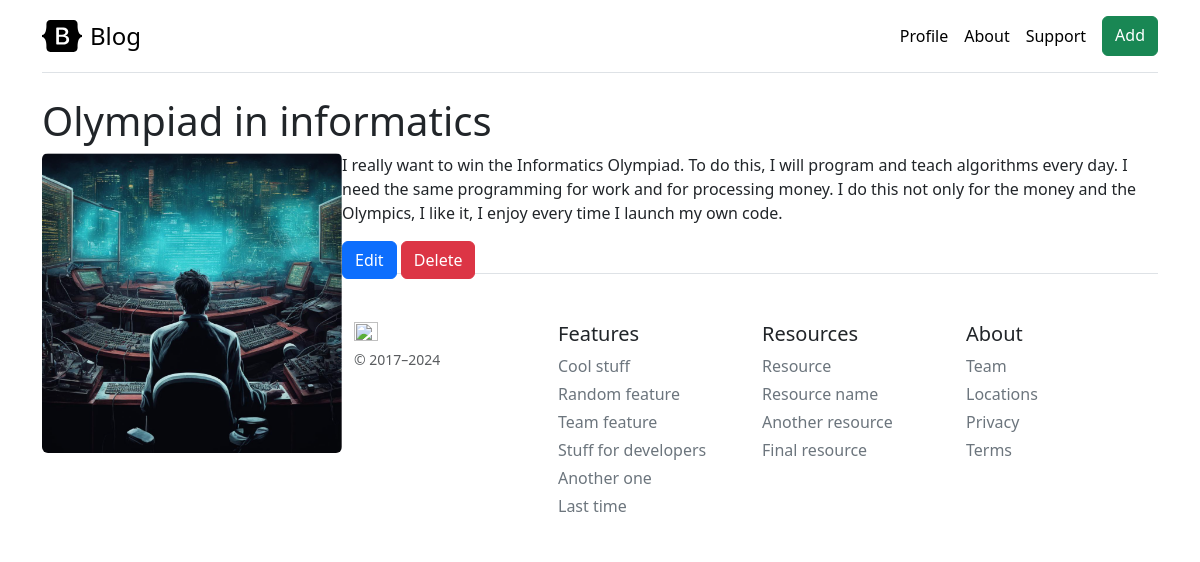
/post/1, run on the app's committed database.
### blog/models.py (models this page shows, shortened)
class Post(models.Model):
    title = models.CharField(max_length=64)
    content = models.TextField()
    date = models.DateField(default=timezone.now)
    image = models.ImageField(upload_to="media/", null=True)
    author_user_name = models.CharField(max_length=30, default="Anonymous post")

### blog/views.py (the view)
# urls.py: path("post/<int:post_id>", views.single_post, name="single_post"),
def single_post(request, post_id):
    post = get_object_or_404(Post, pk=post_id)
    return render(request, "blog/single_post.html", {"post": post})

### templates/blog/single_post.html
{% extends "base.html" %} {% block content %}
<h1>{{ post.title }}</h1>
{% if post.image %}
<img
  src="{{post.image.url}}"
  width="300"
  class="img-fluid rounded"
  align="left"
/>
{% endif%}
<p>{{ post.content }}</p>
<span class="position-absolute">
  <a href="" class="btn btn-primary">Edit</a>
  <a href="" class="btn btn-danger">Delete</a>
</span>
{% endblock %}

### data on the page
Post: title "Olympiad in informatics", image (picture), content "I really want to win the Informatics Olympiad. To do this, I will program and teach algorithms every day. I need the same programming for work and for processing money. I do this not only for the money and the Olympics, I like it, I enjoy every time I launch my own code."
